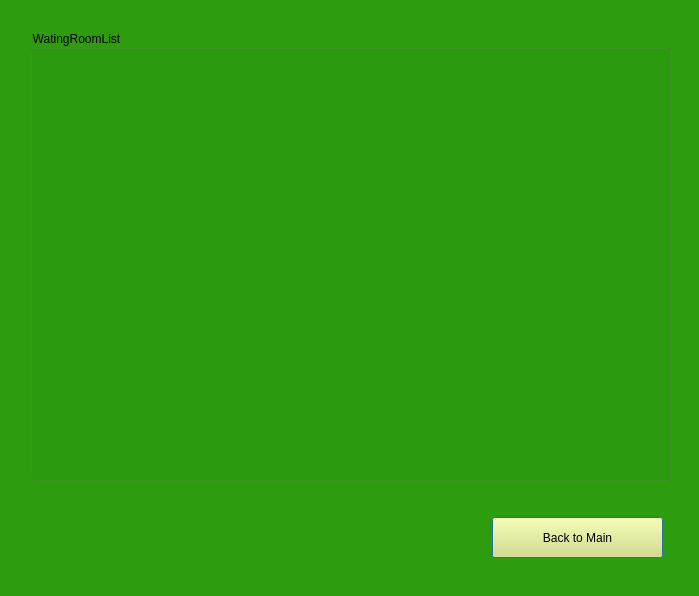
<?xml version="1.0" encoding="UTF-8"?>
<ui version="4.0">
 <class>Onecard</class>
 <widget class="QDialog" name="Onecard">
  <property name="geometry">
   <rect>
    <x>0</x>
    <y>0</y>
    <width>699</width>
    <height>596</height>
   </rect>
  </property>
  <property name="windowTitle">
   <string>One Card</string>
  </property>
  <property name="styleSheet">
   <string notr="true">background-color:rgb(45, 156, 15);</string>
  </property>
  <widget class="QPushButton" name="pushButton">
   <property name="geometry">
    <rect>
     <x>492</x>
     <y>517</y>
     <width>171</width>
     <height>41</height>
    </rect>
   </property>
   <property name="styleSheet">
    <string notr="true">background-color: rgb(230, 230, 114)
</string>
   </property>
   <property name="text">
    <string>Back to Main</string>
   </property>
  </widget>
  <widget class="QGroupBox" name="WatingRoomList">
   <property name="geometry">
    <rect>
     <x>30</x>
     <y>30</y>
     <width>641</width>
     <height>451</height>
    </rect>
   </property>
   <property name="title">
    <string>WatingRoomList</string>
   </property>
  </widget>
 </widget>
 <resources/>
 <connections/>
</ui>
